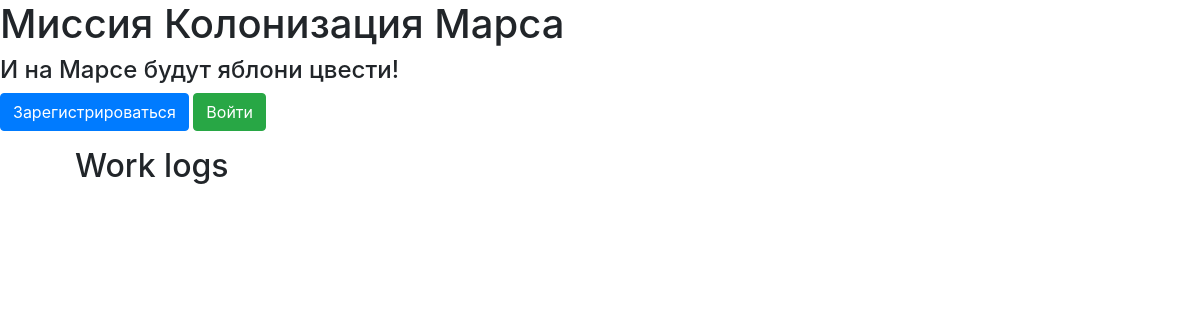
Before: / with the older database file.
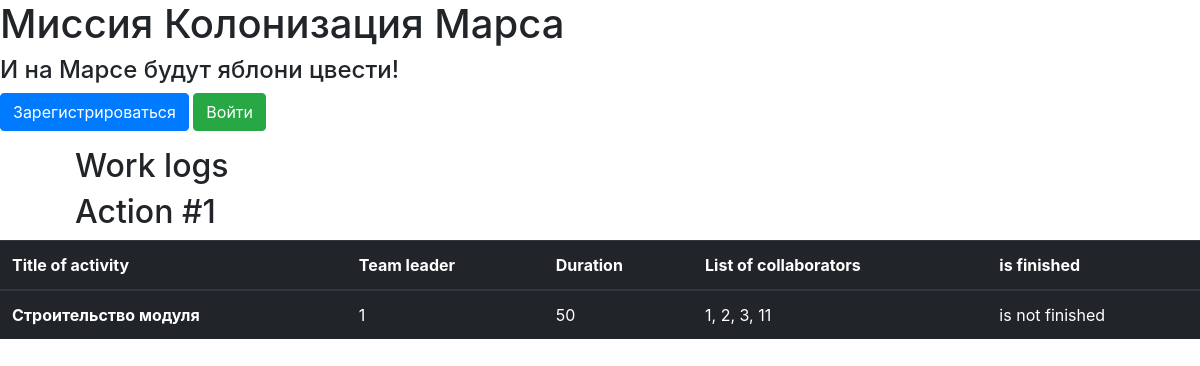
After: the same page with the newer database file.
### jobs.py (models this page shows)
class Jobs(SqlAlchemyBase):
    __tablename__ = 'jobs'
    id = sqlalchemy.Column(sqlalchemy.Integer,
                           primary_key=True, autoincrement=True)
    team_leader = sqlalchemy.Column(sqlalchemy.Integer, sqlalchemy.ForeignKey('users.id'), autoincrement=True)
    job = sqlalchemy.Column(sqlalchemy.String)
    work_size = sqlalchemy.Column(sqlalchemy.Integer)
    collaborators = sqlalchemy.Column(sqlalchemy.String)
    start_date = sqlalchemy.Column(sqlalchemy.DateTime)
    end_date = sqlalchemy.Column(sqlalchemy.DateTime)
    is_finished = sqlalchemy.Column(sqlalchemy.Boolean)
    creates_user_id = sqlalchemy.Column(sqlalchemy.Integer)
    user = orm.relationship('User')

### main.py (the view)
@app.route('/')
def index():
    db_session.global_init("db/mars_explorer.db")
    jb = create_spisok_jobs()
    return render_template('base.html', list=jb)

### data/db_session.py (called while the page is built, shortened)
def global_init(db_file):
    global __factory
    if __factory:
        return

def create_session() -> Session:
    global __factory
    return __factory()

### main.py (called while the page is built)
def create_spisok_jobs():
    db_session.global_init("db/mars_explorer.db")
    db_sess = db_session.create_session()
    jobs = []
    for job in db_sess.query(Jobs).all():
        if job.is_finished:
            finish = 'is finished'
        else:
            finish = 'is not finished'
        jobs.append([job.id, job.job, job.team_leader, job.work_size, job.collaborators, finish, job.creates_user_id])
    return jobs

### templates/base.html (shortened to what this page needs)
<!DOCTYPE html>
<html lang="en">
<head>
    <link rel="stylesheet" href="/static/css/style.css">
     <link rel="stylesheet" href="https://cdn.jsdelivr.net/npm/bootstrap@4.0.0/dist/css/bootstrap.min.css">
    </head>
    <body>
        <h1>Миссия Колонизация Марса</h1>
        <h4>И на Марсе будут яблони цвести!</h4>
        <nav>
            {% if current_user.is_authenticated %}
                <p>
                    <a class="btn btn-info" href="/logout">{{ current_user.name }}</a>
                    <a class="btn btn-danger" href="/addjob">AddJob</a>
                </p>
            {% else %}
                <p>
                    <a class="btn btn-primary " href="/register">Зарегистрироваться</a>
                    <a class="btn btn-success" href="/login">Войти</a>
                </p>
            {% endif %}
        </nav>
        <h2>Work logs</h2>
        {% for item in list %}
            <h2>Action #{{ item[0] }}</h2>
            <table class="table table-dark">
              <thead>
                <tr>
                    <th scope="col">Title of activity</th>
                    <th scope="col">Team leader</th>
                    <th scope="col">Duration</th>
                    <th scope="col">List of collaborators</th>
                    <th scope="col">is finished</th>
                </tr>
              </thead>
              <tbody>
                <tr>
                    <th scope="row">{{ item[1] }}</th>
                    <td>{{ item[2] }}</td>
                    <td>{{ item[3] }}</td>
                    <td>{{ item[4] }}</td>
                    <td>{{ item[5] }}</td>
                </tr>
              </tbody>
            </table>
        {% endfor %}
    </body>
</html>

### static/css/style.css (style rules this page uses)
h2 { margin-left: 75px; }
h4 { color: grey; }

Changed rows visible on the page:
added Jobs: id "1", job "Строительство модуля", item "1", work_size "50", collaborators "1, 2, 3, 11", item "is not finished"
